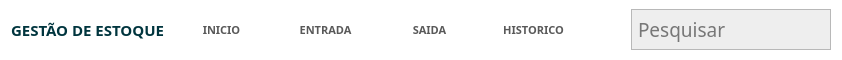
           <widget class="QFrame" name="frameSubmenu">
            <property name="sizePolicy">
             <sizepolicy hsizetype="Preferred" vsizetype="Minimum">
              <horstretch>20</horstretch>
              <verstretch>20</verstretch>
             </sizepolicy>
            </property>
            <property name="minimumSize">
             <size>
              <width>0</width>
              <height>60</height>
             </size>
            </property>
            <property name="maximumSize">
             <size>
              <width>16777215</width>
              <height>55</height>
             </size>
            </property>
            <property name="styleSheet">
             <string notr="true">background-color: rgb(255, 255, 255);</string>
            </property>
            <property name="frameShape">
             <enum>QFrame::NoFrame</enum>
            </property>
            <property name="frameShadow">
             <enum>QFrame::Raised</enum>
            </property>
            <layout class="QHBoxLayout" name="horizontalLayout_8">
             <property name="spacing">
              <number>11</number>
             </property>
             <property name="topMargin">
              <number>0</number>
             </property>
             <property name="bottomMargin">
              <number>0</number>
             </property>
             <item>
              <widget class="QLabel" name="labelNomemodulo">
               <property name="font">
                <font>
                 <family>Asap</family>
                 <pointsize>11</pointsize>
                 <weight>75</weight>
                 <bold>true</bold>
                </font>
               </property>
               <property name="styleSheet">
                <string notr="true">color: rgb(0, 53, 62);</string>
               </property>
               <property name="text">
                <string>GESTÃO DE ESTOQUE</string>
               </property>
              </widget>
             </item>
             <item>
              <widget class="QPushButton" name="pushButton_Inicio">
               <property name="sizePolicy">
                <sizepolicy hsizetype="Minimum" vsizetype="Minimum">
                 <horstretch>0</horstretch>
                 <verstretch>0</verstretch>
                </sizepolicy>
               </property>
               <property name="minimumSize">
                <size>
                 <width>93</width>
                 <height>0</height>
                </size>
               </property>
               <property name="font">
                <font>
                 <family>Asap</family>
                 <pointsize>8</pointsize>
                 <weight>75</weight>
                 <bold>true</bold>
                </font>
               </property>
               <property name="cursor">
                <cursorShape>PointingHandCursor</cursorShape>
               </property>
               <property name="styleSheet">
                <string notr="true">QPushButton{
	
	background-color: rgb(255, 255, 255);
	color: rgb(89, 89, 89);
	border: 1px solid;
	border-color: rgb(255, 255, 255);
}

QPushButton:hover {
	color: rgb(0, 53, 62);
	
	background-color: rgb(240, 240, 240);
	border: 1px solid;
	
	
	border-color: rgb(223, 223, 223);
}
QPushButton:pressed {
	
	
	background-color: rgb(188, 188, 188);
}</string>
               </property>
               <property name="text">
                <string>INICIO</string>
               </property>
              </widget>
             </item>
             <item>
              <widget class="QPushButton" name="pushButtonEntrada">
               <property name="sizePolicy">
                <sizepolicy hsizetype="Minimum" vsizetype="Minimum">
                 <horstretch>0</horstretch>
                 <verstretch>0</verstretch>
                </sizepolicy>
               </property>
               <property name="minimumSize">
                <size>
                 <width>93</width>
                 <height>0</height>
                </size>
               </property>
               <property name="font">
                <font>
                 <family>Asap</family>
                 <pointsize>8</pointsize>
                 <weight>75</weight>
                 <bold>true</bold>
                </font>
               </property>
               <property name="cursor">
                <cursorShape>PointingHandCursor</cursorShape>
               </property>
               <property name="styleSheet">
                <string notr="true">QPushButton{
	
	background-color: rgb(255, 255, 255);
	color: rgb(89, 89, 89);
	border: 1px solid;
	border-color: rgb(255, 255, 255);
}

QPushButton:hover {
	color: rgb(0, 53, 62);
	
	background-color: rgb(240, 240, 240);
	border: 1px solid;
	
	
	border-color: rgb(223, 223, 223);
}
QPushButton:pressed {
	
	
	background-color: rgb(188, 188, 188);
}</string>
               </property>
               <property name="text">
                <string>ENTRADA</string>
               </property>
              </widget>
             </item>
             <item>
              <widget class="QPushButton" name="pushButtonSaida">
               <property name="sizePolicy">
                <sizepolicy hsizetype="Minimum" vsizetype="Minimum">
                 <horstretch>0</horstretch>
                 <verstretch>0</verstretch>
                </sizepolicy>
               </property>
               <property name="minimumSize">
                <size>
                 <width>93</width>
                 <height>0</height>
                </size>
               </property>
               <property name="font">
                <font>
                 <family>Asap</family>
                 <pointsize>8</pointsize>
                 <weight>75</weight>
                 <bold>true</bold>
                </font>
               </property>
               <property name="cursor">
                <cursorShape>PointingHandCursor</cursorShape>
               </property>
               <property name="styleSheet">
                <string notr="true">QPushButton{
	
	background-color: rgb(255, 255, 255);
	color: rgb(89, 89, 89);
	border: 1px solid;
	border-color: rgb(255, 255, 255);
}

QPushButton:hover {
	color: rgb(0, 53, 62);
	
	background-color: rgb(240, 240, 240);
	border: 1px solid;
	
	
	border-color: rgb(223, 223, 223);
}
QPushButton:pressed {
	
	
	background-color: rgb(188, 188, 188);
}</string>
               </property>
               <property name="text">
                <string>SAIDA</string>
               </property>
              </widget>
             </item>
             <item>
              <widget class="QPushButton" name="pushButtonHistorico">
               <property name="sizePolicy">
                <sizepolicy hsizetype="Minimum" vsizetype="Minimum">
                 <horstretch>0</horstretch>
                 <verstretch>0</verstretch>
                </sizepolicy>
               </property>
               <property name="minimumSize">
                <size>
                 <width>93</width>
                 <height>0</height>
                </size>
               </property>
               <property name="font">
                <font>
                 <family>Asap</family>
                 <pointsize>8</pointsize>
                 <weight>75</weight>
                 <bold>true</bold>
                </font>
               </property>
               <property name="cursor">
                <cursorShape>PointingHandCursor</cursorShape>
               </property>
               <property name="styleSheet">
                <string notr="true">QPushButton{
	
	background-color: rgb(255, 255, 255);
	color: rgb(89, 89, 89);
	border: 1px solid;
	border-color: rgb(255, 255, 255);
}

QPushButton:hover {
	color: rgb(0, 53, 62);
	
	background-color: rgb(240, 240, 240);
	border: 1px solid;
	
	
	border-color: rgb(223, 223, 223);
}
QPushButton:pressed {
	
	
	background-color: rgb(188, 188, 188);
}</string>
               </property>
               <property name="text">
                <string>HISTORICO</string>
               </property>
              </widget>
             </item>
             <item>
              <spacer name="horizontalSpacer_2">
               <property name="orientation">
                <enum>Qt::Horizontal</enum>
               </property>
               <property name="sizeHint" stdset="0">
                <size>
                 <width>40</width>
                 <height>20</height>
                </size>
               </property>
              </spacer>
             </item>
             <item>
              <widget class="QFrame" name="frame_PesquisarTable_3">
               <property name="maximumSize">
                <size>
                 <width>200</width>
                 <height>41</height>
                </size>
               </property>
               <property name="styleSheet">
                <string notr="true">background-color:  rgb(238, 238, 238);</string>
               </property>
               <property name="frameShape">
                <enum>QFrame::StyledPanel</enum>
               </property>
               <property name="frameShadow">
                <enum>QFrame::Raised</enum>
               </property>
               <layout class="QHBoxLayout" name="horizontalLayout_25">
                <property name="spacing">
                 <number>0</number>
                </property>
                <property name="leftMargin">
                 <number>4</number>
                </property>
                <property name="topMargin">
                 <number>0</number>
                </property>
                <property name="rightMargin">
                 <number>0</number>
                </property>
                <property name="bottomMargin">
                 <number>0</number>
                </property>
                <item>
                 <widget class="QLineEdit" name="lineEdit_pesquisarTable_3">
                  <property name="sizePolicy">
                   <sizepolicy hsizetype="Expanding" vsizetype="Minimum">
                    <horstretch>0</horstretch>
                    <verstretch>0</verstretch>
                   </sizepolicy>
                  </property>
                  <property name="font">
                   <font>
                    <family>Asap</family>
                    <pointsize>14</pointsize>
                   </font>
                  </property>
                  <property name="styleSheet">
                   <string notr="true">background-color: rgb(238, 238, 238);
border: 0px</string>
                  </property>
                  <property name="text">
                   <string/>
                  </property>
                  <property name="cursorPosition">
                   <number>0</number>
                  </property>
                  <property name="placeholderText">
                   <string>Pesquisar</string>
                  </property>
                 </widget>
                </item>
                <item>
                 <widget class="QPushButton" name="pushButton_PesquisarTable_3">
                  <property name="sizePolicy">
                   <sizepolicy hsizetype="MinimumExpanding" vsizetype="Minimum">
                    <horstretch>0</horstretch>
                    <verstretch>0</verstretch>
                   </sizepolicy>
                  </property>
                  <property name="maximumSize">
                   <size>
                    <width>43</width>
                    <height>36</height>
                   </size>
                  </property>
                  <property name="font">
                   <font>
                    <family>Asap</family>
                   </font>
                  </property>
                  <property name="styleSheet">
                   <string notr="true">QPushButton {
	background-image: url(:/barr/IconPesquisar1.png);
	background-position:center;
	background-repeat: no-repeat;
	background-color: rgb(238, 238, 238);
	border: 1px solid;
	
	border-color:  rgb(238, 238, 238);
}
QPushButton:hover {
	background-image: url(:/barr/IconPesquisar.png);
	background-color: rgb(243, 243, 243);
}
QPushButton:pressed {
	background-color: rgb(226, 226, 226);
}</string>
                  </property>
                 </widget>
                </item>
               </layout>
              </widget>
             </item>
            </layout>
           </widget>
